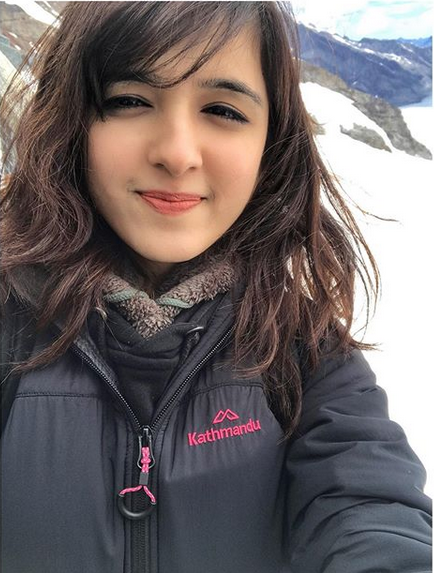
#> input picture 213.PNG, 434 x 573 px, found by its file name
$ python 1.py
#> lines starting #> are read from the running program, lines starting #| are printed output that depends on the picture
import numpy as np
import cv2

img = cv2.imread('213.png' )
#> img is the input picture: shape (573, 434, 3); mean B, G, R 104, 103.7, 112.5
font = cv2.FONT_HERSHEY_SIMPLEX
size =0.5
#thres_1 = 50
#thres_2 = 100
#can = cv2.Canny(img , thres_1 , thres_2)
cv2.putText(img  ,'Shirley Setia' , (20,300) , font , size , (123 ,200 , 98) , 1 , cv2.LINE_8)
cv2.rectangle(img , (20,30) , (280,280) , (123 , 200 , 98 ) , 3 , lineType=8 , shift=0)
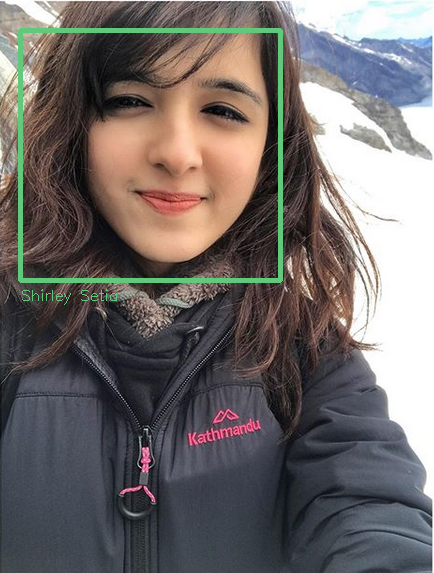
#> img: shape (573, 434, 3); mean B, G, R 105.1, 106.4, 112.6
cv2.imshow('Detection' , img )
cv2.waitKey(0)
cv2.destroyAllWindows()

$ run again, with 215.png copied over 213.PNG
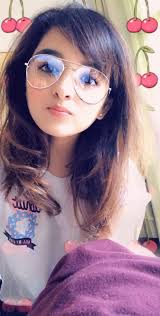
#> input picture 215.png, 160 x 316 px, found by its file name
#> img is the input picture: shape (316, 160, 3); mean B, G, R 142, 125.1, 153.9
#> `cv2.rectangle(img , (20,30) , (280,280) , (123 , 200 , 98 ) , 3 , line..`:
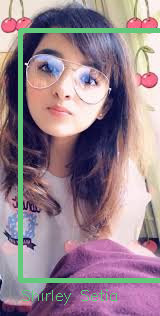
#> img: shape (316, 160, 3); mean B, G, R 142.2, 131.5, 152.9

$ run again, with image.png copied over 213.PNG
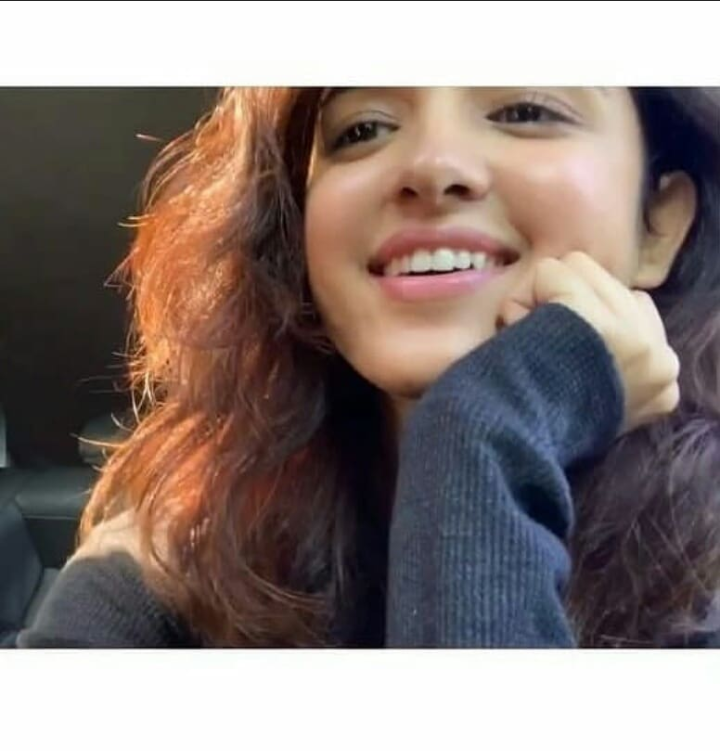
#> input picture image.png, 720 x 751 px, found by its file name
#> img is the input picture: shape (751, 720, 3); mean B, G, R 120.1, 124.4, 137.9
#> `cv2.rectangle(img , (20,30) , (280,280) , (123 , 200 , 98 ) , 3 , line..`:
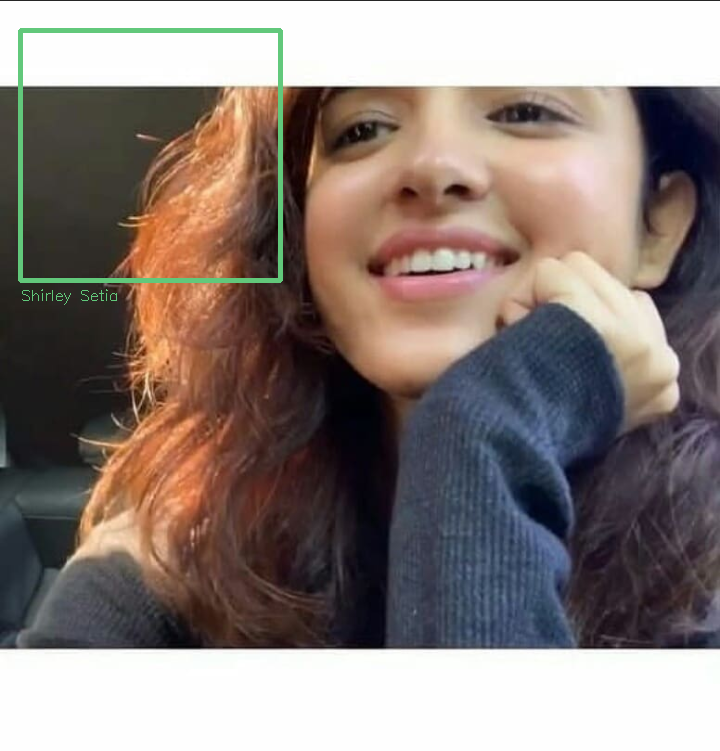
#> img: shape (751, 720, 3); mean B, G, R 120.1, 125.1, 137.5
